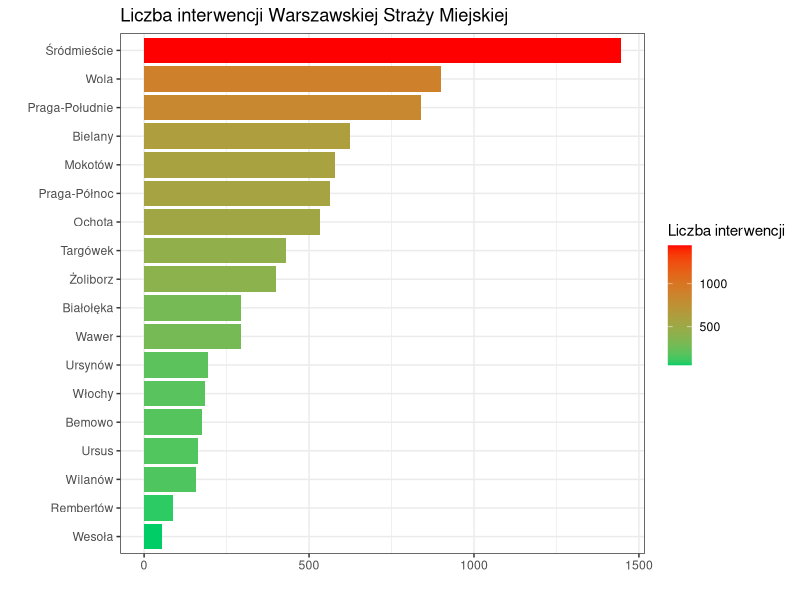

Write R code to recreate this figure.
# Source
# https://github.com/mini-pw/WizualizacjaDanych2018/pull/179/files?file-filters%5B%5D=.html#diff-457ed911f033e454c21423e68c848469

library(ggplot2)
library(dplyr)
library(forcats)

Dzielnice <- c('Bemowo', 'Białołęka', 'Bielany', 'Mokotów', 'Ochota', 'Praga-Południe', 'Praga-Północ', 'Rembertów', 'Śródmieście',  'Targówek', 'Ursus', 'Ursynów', 'Wawer', 'Wesoła', 'Wilanów', 'Włochy', 'Wola', 'Żoliborz')
LiczbaInterwencji <- c(177, 295, 623, 578, 532, 838, 564, 88, 1446, 431, 162, 195, 294, 55, 157, 185, 900, 400)

dane <- data.frame(Dzielnice, LiczbaInterwencji)

dane <- dane %>% mutate(Dzielnica = factor(Dzielnice,levels=rev(unique(Dzielnice))))

OriginalPlot = dane %>%
  mutate(Dzielnica = fct_reorder(Dzielnica, LiczbaInterwencji)) %>%
  ggplot(aes(x= Dzielnica, y= LiczbaInterwencji, fill = LiczbaInterwencji)) + 
  scale_x_discrete() +
  scale_y_continuous() +  
  geom_bar(stat='identity') + 
  labs(title='Liczba interwencji Warszawskiej Straży Miejskiej',
       x="", y="") + 
  coord_flip() +
  theme_bw() +
  scale_fill_gradient(name = "Liczba interwencji", low="springgreen3", high="red")


svg(filename = "OriginalPlot.svg")
OriginalPlot
dev.off()
